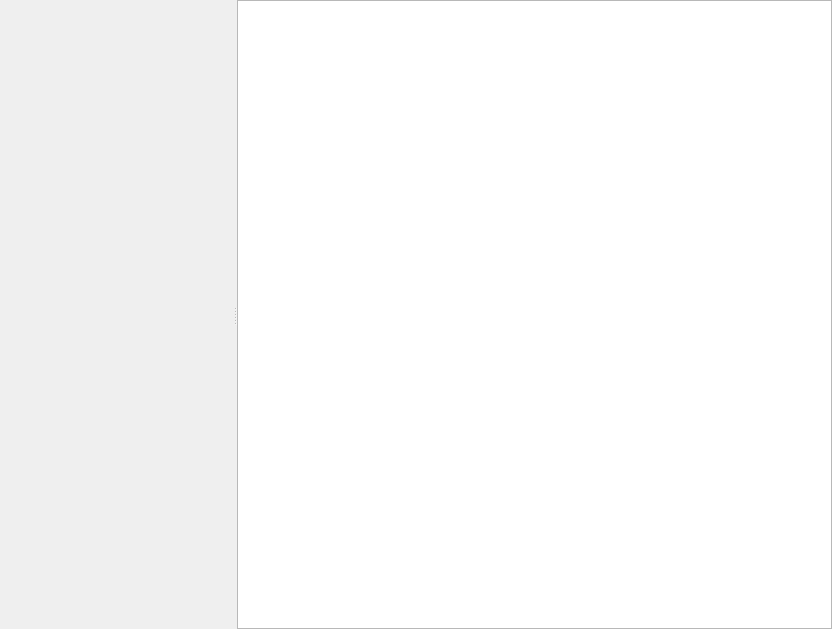
<?xml version="1.0" encoding="UTF-8"?>
<ui version="4.0">
 <class>TableDetailsWidget</class>
 <widget class="QWidget" name="TableDetailsWidget">
  <property name="geometry">
   <rect>
    <x>0</x>
    <y>0</y>
    <width>832</width>
    <height>629</height>
   </rect>
  </property>
  <property name="windowTitle">
   <string>Form</string>
  </property>
  <layout class="QGridLayout" name="gridLayout">
   <property name="leftMargin">
    <number>0</number>
   </property>
   <property name="topMargin">
    <number>0</number>
   </property>
   <property name="rightMargin">
    <number>0</number>
   </property>
   <property name="bottomMargin">
    <number>0</number>
   </property>
   <item row="0" column="0">
    <widget class="QSplitter" name="splitter">
     <property name="orientation">
      <enum>Qt::Horizontal</enum>
     </property>
     <widget class="preferences::PropertiesWidget" name="propertiesWidget" native="true">
      <property name="sizePolicy">
       <sizepolicy hsizetype="Maximum" vsizetype="Preferred">
        <horstretch>0</horstretch>
        <verstretch>0</verstretch>
       </sizepolicy>
      </property>
      <property name="maximumSize">
       <size>
        <width>248</width>
        <height>16777215</height>
       </size>
      </property>
     </widget>
     <widget class="QWidget" name="layoutWidget">
      <layout class="QVBoxLayout" name="verticalLayout">
       <property name="leftMargin">
        <number>0</number>
       </property>
       <property name="bottomMargin">
        <number>0</number>
       </property>
       <item>
        <widget class="preferences::PreferencesTreeView" name="treeView">
         <property name="focusPolicy">
          <enum>Qt::NoFocus</enum>
         </property>
         <property name="sortingEnabled">
          <bool>true</bool>
         </property>
        </widget>
       </item>
      </layout>
     </widget>
    </widget>
   </item>
  </layout>
 </widget>
 <customwidgets>
  <customwidget>
   <class>preferences::PropertiesWidget</class>
   <extends>QWidget</extends>
   <header>common/propertieswidget.h</header>
   <container>1</container>
  </customwidget>
  <customwidget>
   <class>preferences::PreferencesTreeView</class>
   <extends>QTreeView</extends>
   <header location="global">common/preferencestreeview.h</header>
  </customwidget>
 </customwidgets>
 <resources/>
 <connections/>
</ui>
